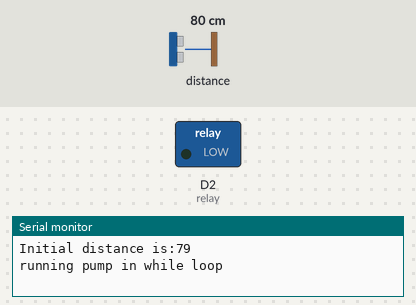
This sketch was run on a simulated ESP8266 (NodeMCU). On the bench: switched loads named in the sketch (green lamp = pin HIGH), the last lines printed to the serial monitor. The inputs (shaded band) are chosen by the test bench; at power-on: distance to the obstacle 80 cm. The echo pulse lasts 58.3 µs per cm; pins used as bus, display or sensor lines are not drawn.

Above: at 8.8 s.
8.9 s: distance to the obstacle set to 16 cm
10.8 s: distance to the obstacle set to 13 cm
At 12.2 s:
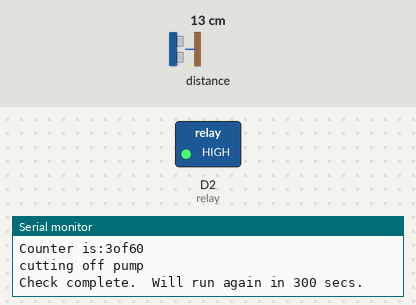
Timing chart, 0 to 13.8 s (numbered marks = the images above; inputs shaded):
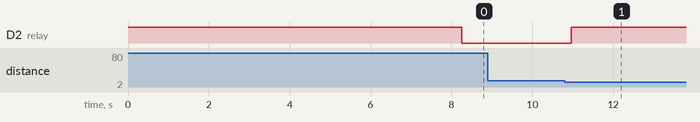

Measured:
- the behaviour switches between 15 and 14 cm on distance to the obstacle (found by bisection; images 0 and 1)
- after the input at 10.8 s, D2 (relay): LOW → HIGH after 0.16 s

The sketch:

dog_water.ino
```cpp
#include <math.h>
//test cases
//if bowl is full - do nothing. just keep looping and checking.
//if bowl is nearly empty - add water up to trigger, cut off pump, normal loops to follow
//if bowl is nearly empty  and water pump runs too long - failsafe
const int relay = D2;
const int trigpin = D4;
const int echopin = D3;
long waterdistance, duration, wd;
//if water is more than cm from the sensor cut on the waterpump
//These calcs arent perfect.  exepct to play with them.
int waterdistancetrigger = 13;
//relay strobe prevention.  we can't go from on/off to quickly. pause this many ms after state change.
//account for this much water flow buffer before overflowing the bowl.
int strobepausems = 500; //.5 sec
//waterpump should NEVER run more than this many seconds straight
int failsafe = 30;
//int failsafe = 22; //debug
//how many cycles equal a sec
const int strobepauses = round(1000/strobepausems);
int fscounter = failsafe * strobepauses;
//check to see if there is work to do every x secs.
//Don't do it too often or water may be added while the pet is drinking.
int checkfreq = 300; //every 5 minutes
//int checkfreq = 5;  //debug
//int checkfreq = 60;
int checkfreqms = checkfreq * 1000;
//a single check of needs water is occasionally followed by the next check of no-need for water as the measurements aren't exact and
//by nature we stay right on that line. this causes strobing of the relay.  To prevent we will read the measurement several times quickly.
//how many samples per measure
const int MEASURE_SAMPLES = 25;
const int MEASURE_SAMPLE_DELAY = 5;
//^125 ms worth of measurements + .5 ms from microsec pauses across the total of all individual mesaurements


void setup() {
  pinMode(relay, OUTPUT);
  pinMode(trigpin, OUTPUT);
  pinMode(echopin, INPUT);
  Serial.begin(9600);
  //pump on when relay is LOW off when HIGH
  digitalWrite(relay, HIGH);
}

long currentdistance(){
  //https://randomnerdtutorials.com/complete-guide-for-ultrasonic-sensor-hc-sr04/
  // The sensor is triggered by a HIGH pulse of 10 or more microseconds.
  // Give a short LOW pulse beforehand to ensure a clean HIGH pulse:
  digitalWrite(trigpin, LOW);
  delayMicroseconds(5);
  digitalWrite(trigpin, HIGH);
  delayMicroseconds(11);
  digitalWrite(trigpin, LOW);
  // Read the signal from the sensor: a HIGH pulse whose
  // duration is the time (in microseconds) from the sending
  // of the ping to the reception of its echo off of an object.
  delayMicroseconds(5);
  duration = pulseIn(echopin, HIGH);
  //https://lastminuteengineers.com/arduino-sr04-ultrasonic-sensor-tutorial/
  waterdistance= (duration*0.034)/2;
  return waterdistance;
}


//adding average measurements to prevent strobing
//https://arobito-docs.readthedocs.io/en/latest/mcu/experiments/pages/hc-sr04_distance_measurement.html
long avgcurrentdistance(){
    long measureSum = 0;
  for (int i = 0; i < MEASURE_SAMPLES; i++)
  {
    delay(MEASURE_SAMPLE_DELAY);
    measureSum += currentdistance();
  }
  return measureSum / MEASURE_SAMPLES;
}


void loop() {
  delay(8000); //debug. allows serial monitor launching before things happen
  int i = 0;
  wd = avgcurrentdistance();
  Serial.println("Initial distance is:" + String(wd));
  if (wd >= waterdistancetrigger + 2){
  while ((wd > waterdistancetrigger) && (i < fscounter)) {
    //run the pump
    if(digitalRead(relay) == HIGH) {
      Serial.println("running pump in while loop");
      digitalWrite(relay, LOW);
    }
    delay (strobepausems);
    wd = avgcurrentdistance();
    Serial.println("Decreased distance is:" + String(wd)); //debug
    Serial.println("Counter is:" + String(i) + "of" + String(fscounter)); //debug
    i++;
  }
  }

  //if while reaches a false or was false from the start, having no work to do, always make sure pump is of.
  if(digitalRead(relay) == LOW) {
     Serial.println("cutting off pump");
     digitalWrite(relay, HIGH);
  }

  //lets say the sensor falls off the bowl or something.  water is running but distance isn't changing.
  //this traps that scenario so water doesn't run forever.
  if (i >= fscounter) {
    while (true) {  //stop forever
      Serial.println("Failsafe flood protection activated. Restart the system to deactivate.");
      delay (5000);
    }
  }

  //check water level again in
  Serial.println("Check complete.  Will run again in " + String(checkfreq) + " secs.");
  delay(checkfreqms);
}
```
